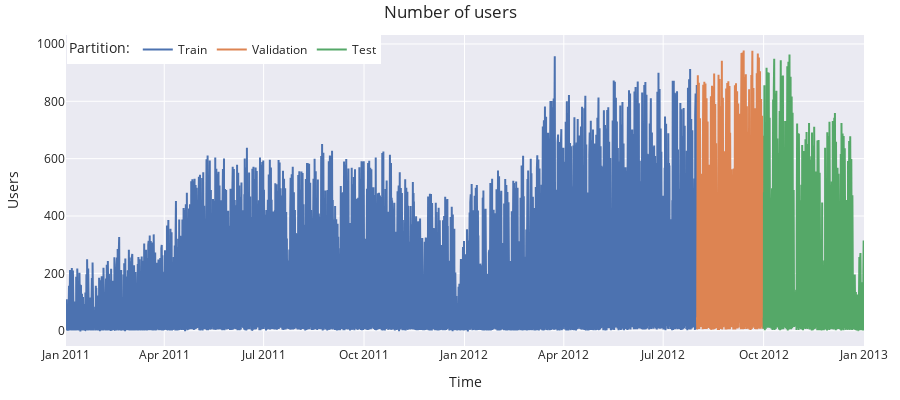

The code cell stored with this chart in its notebook:
### Code cell
# Interactive plot of time series
# ==============================================================================
fig = go.Figure()
fig.add_trace(go.Scatter(x=data_train.index, y=data_train['users'], mode='lines', name='Train'))
fig.add_trace(go.Scatter(x=data_val.index, y=data_val['users'], mode='lines', name='Validation'))
fig.add_trace(go.Scatter(x=data_test.index, y=data_test['users'], mode='lines', name='Test'))
fig.update_layout(
    title  = 'Number of users',
    xaxis_title="Time",
    yaxis_title="Users",
    legend_title="Partition:",
    width=900,
    height=400,
    margin=dict(l=20, r=20, t=35, b=20),
    legend=dict(
        orientation="h",
        yanchor="top",
        y=1,
        xanchor="left",
        x=0.001
    )
)
#fig.update_xaxes(rangeslider_visible=True)
fig.show()

### Figure 1 — Plotly figure (JSON) as saved in the notebook; plotly's stock layout.template omitted (floating-point values rounded to 4 significant figures; data arrays with more than 128 entries replaced by an {"elided": "..."} marker saying what was removed)
{"data": [{"mode": "lines", "name": "Train", "type": "scatter", "x": {"elided": "13872 str values"}, "y": {"elided": "13872 int values"}}, {"mode": "lines", "name": "Validation", "type": "scatter", "x": {"elided": "1464 str values"}, "y": {"elided": "1464 int values"}}, {"mode": "lines", "name": "Test", "type": "scatter", "x": {"elided": "2208 str values"}, "y": {"elided": "2208 int values"}}], "layout": {"height": 400, "legend": {"orientation": "h", "title": {"text": "Partition:"}, "x": 0.001, "xanchor": "left", "y": 1, "yanchor": "top"}, "margin": {"b": 20, "l": 20, "r": 20, "t": 35}, "title": {"text": "Number of users"}, "width": 900, "xaxis": {"title": {"text": "Time"}}, "yaxis": {"title": {"text": "Users"}}}}
